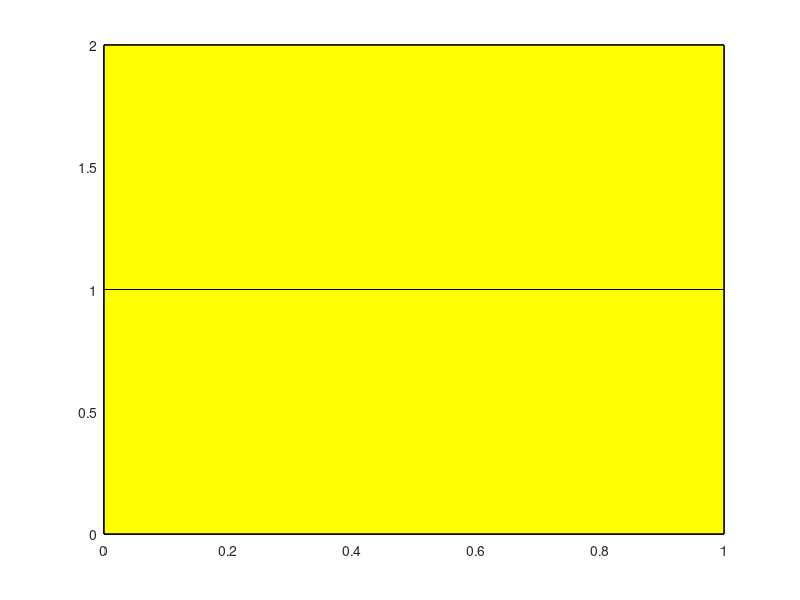

Reproduce this figure in MATLAB.
function [V6,F6, h] = fig_6()

% Definindo as vértices do cubo
V6 = [0 0 0;   % Ponto 1
     1 0 0;   % Ponto 2
     1 1 0;   % Ponto 3
     0 1 0;   % Ponto 4
     0 0 1;   % Ponto 5
     1 0 1;   % Ponto 6
     1 1 1;   % Ponto 7
     0 1 1;
     
     0 1 0;   % Ponto 8
     1 1 0;   % Ponto 9
     1 2 0;   % Ponto 10
     0 2 0;   % Ponto 11
     0 1 1;   % Ponto 12
     1 1 1;   % Ponto 13
     1 2 1;   % Ponto 14
     0 2 1];  % Ponto 29

% Definindo as faces do cubo
F6 = [1 2 3 4;   % Face inferior
     5 6 7 8;   % Face superior
     1 2 6 5;   % Face frontal
     2 3 7 6;   % Face direita
     3 4 8 7;   % Face traseira
     4 1 5 8;
     
     9 10 11 12; 
     13 14 15 16; 
     9 10 14 13;  
     10 11 15 14;  
     11 12 16 15;  
     12 9 13 16]; 

h = patch('Vertices', V6, 'Faces', F6, 'FaceColor', 'yellow', 'FaceLighting', 'gouraud', 'EdgeColor', 'black');

